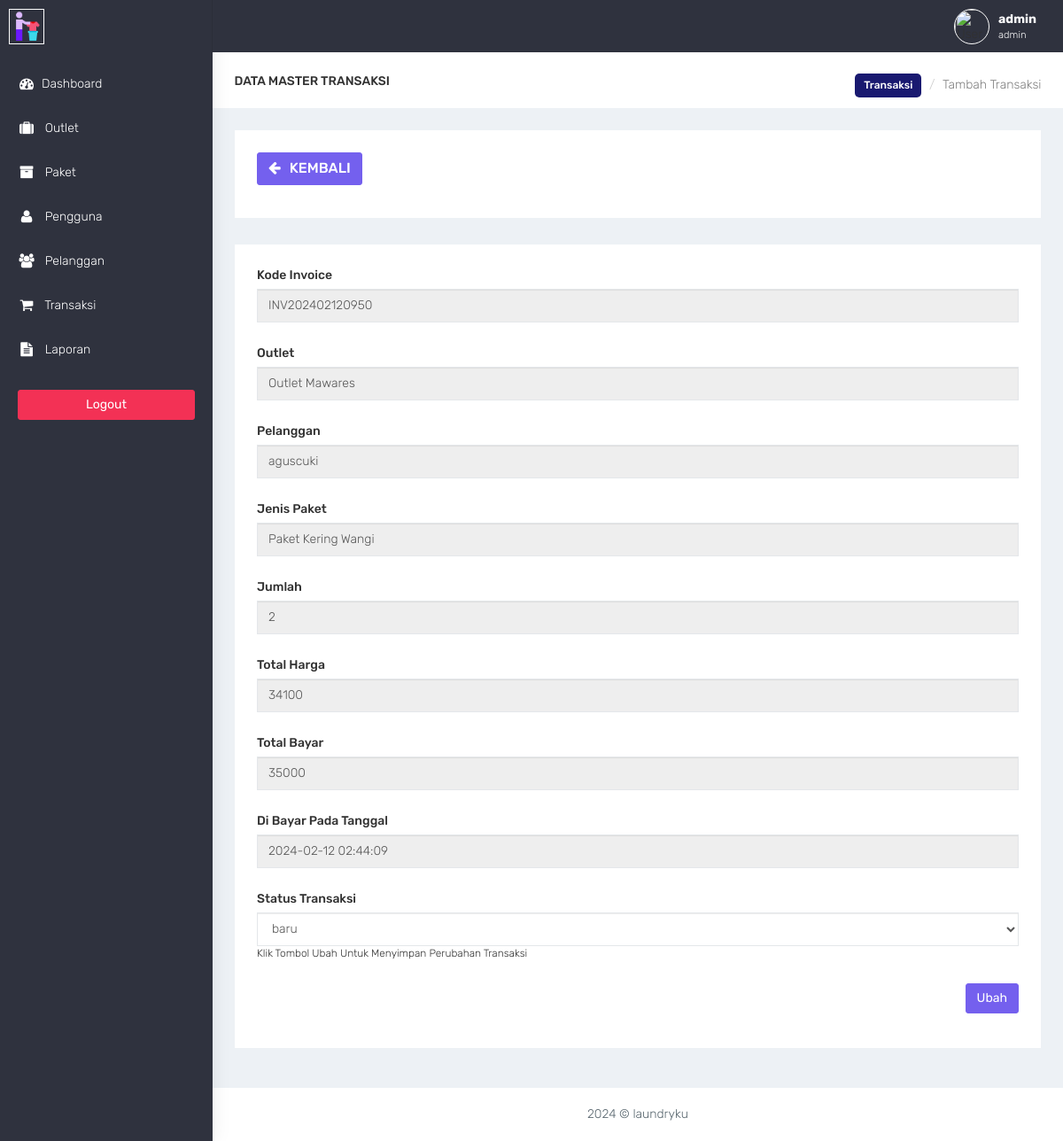
Page /admin/transaksi_detail.php?id=113 (signed in) on the committed database.
### tables this page shows
CREATE TABLE `transaksi` (
  `id_transaksi` int(11) NOT NULL,
  `outlet_id` int(11) DEFAULT NULL,
  `kode_invoice` varchar(100) DEFAULT NULL,
  `member_id` int(11) DEFAULT NULL,
  `tgl` datetime DEFAULT NULL,
  `batas_waktu` datetime DEFAULT NULL,
  `tgl_pembayaran` datetime DEFAULT NULL,
  `biaya_tambahan` int(11) DEFAULT NULL,
  `diskon` double DEFAULT NULL,
  `pajak` double DEFAULT NULL,
  `status` enum('baru','proses','selesai','diambil') DEFAULT NULL,
  `status_bayar` enum('dibayar','belum') DEFAULT NULL,
  `user_id` int(11) DEFAULT NULL
);

CREATE TABLE `outlet` (
  `id_outlet` int(11) NOT NULL,
  `nama_outlet` varchar(100) DEFAULT NULL,
  `alamat_outlet` text DEFAULT NULL,
  `telp_outlet` varchar(15) DEFAULT NULL
);

CREATE TABLE `member` (
  `id_member` int(11) NOT NULL,
  `nama_member` varchar(100) DEFAULT NULL,
  `alamat_member` text DEFAULT NULL,
  `jenis_kelamin` enum('L','P') DEFAULT NULL,
  `telp_member` varchar(15) DEFAULT NULL,
  `no_ktp` varchar(30) DEFAULT NULL
);

CREATE TABLE `paket` (
  `id_paket` int(11) NOT NULL,
  `jenis_paket` enum('kiloan','selimut','bedcover','kaos','lain') DEFAULT NULL,
  `nama_paket` varchar(100) DEFAULT NULL,
  `harga` int(11) DEFAULT NULL,
  `outlet_id` int(11) DEFAULT NULL
);

CREATE TABLE `detail_transaksi` (
  `id_detail` int(11) NOT NULL,
  `transaksi_id` int(11) DEFAULT NULL,
  `paket_id` int(11) DEFAULT NULL,
  `qty` double DEFAULT NULL,
  `total_harga` double DEFAULT NULL,
  `keterangan` text DEFAULT NULL,
  `total_bayar` int(11) DEFAULT NULL,
  `total_pajak` int(11) DEFAULT NULL,
  `total_diskon` int(11) DEFAULT NULL,
  `total_asli` int(11) DEFAULT NULL
);

### admin/functions.php (called while the page is built, shortened)
<?php
function ambilsatubaris($conn,$query){
    $db = mysqli_query($conn,$query);
    return mysqli_fetch_assoc($db);
}
?>

### admin/transaksi_detail.php (the view, shortened to what this page needs)
<?php
require 'functions.php';
$status = ['baru','proses','selesai','diambil'];
$query = "SELECT transaksi.*,member.nama_member , detail_transaksi.*,outlet.nama_outlet,paket.nama_paket FROM transaksi INNER JOIN member ON member.id_member = transaksi.member_id INNER JOIN detail_transaksi ON detail_transaksi.transaksi_id = transaksi.id_transaksi INNER JOIN outlet ON outlet.id_outlet = transaksi.outlet_id INNER JOIN paket ON paket.outlet_id = transaksi.outlet_id  WHERE transaksi.id_transaksi=".$_GET['id'];
$data = ambilsatubaris($conn,$query);
@require_once 'layout_header.php';
?>
<div class="container-fluid">
    <div class="row bg-title">
        <div class="col-lg-3 col-md-4 col-sm-4 col-xs-12">
            <h4 class="page-title">Data Master Transaksi</h4> </div>
        <div class="col-lg-9 col-sm-8 col-md-8 col-xs-12">
            <ol class="breadcrumb">
                <li class="btn-bread"><a href="outlet.php">Transaksi</a></li>
                <li><a href="#">Tambah Transaksi</a></li>
            </ol>
        </div>
    </div>
    <div class="row">
        <div class="col-md-12 col-lg-12 col-sm-12 col-xs-12">
            <div class="white-box">
                <div class="row">
                    <div class="col-md-6">
                          <a href="javascript:void(0)" onclick="window.history.back();" class="btn btn-primary box-title"><i class="fa fa-arrow-left fa-fw"></i> Kembali</a>
                    </div>
                </div>
            </div>
        </div>
    </div>
    <div class="row">
        <div class="col-md-12 col-lg-12 col-sm-12 col-xs-12">
            <div class="white-box">
                <form method="post" action="">
                <div class="form-group">
                    <label>Kode Invoice</label>
                    <input type="text" name="kode_invoice" class="form-control" readonly="" value="<?= $data['kode_invoice'] ?>">
                </div>
                <div class="form-group">
                    <label>Outlet</label>
                    <input type="text" name="username" class="form-control" readonly="" value="<?= $data['nama_outlet'] ?>">
                </div>
                <div class="form-group">
                    <label>Pelanggan</label>
                    <input type="text" name="password" class="form-control" readonly="" value="<?= $data['nama_member'] ?>">
                </div>
                <div class="form-group">
                    <label>Jenis Paket</label>
                    <input type="text" name="password" class="form-control" readonly="" value="<?= $data['nama_paket'] ?>">
                </div>
                <div class="form-group">
                    <label>Jumlah</label>
                    <input readonly=""   type="text" name="qty" class="form-control" value="<?= $data['qty'] ?>">
                </div>
                <div class="form-group">
                    <label>Total Harga</label>
                    <input readonly=""   type="text" name="biaya_tambahan" class="form-control" value="<?= $data['total_harga'] ?>">
                </div>
                <?php if ($data['total_bayar'] > 0 ): ?>
                    <div class="form-group">
                        <label>Total Bayar</label>
                        <input readonly=""   type="text" name="biaya_tambahan" class="form-control" value="<?= $data['total_bayar'] ?>">
                    </div>
                    <div class="form-group">
                        <label>Di Bayar Pada Tanggal </label>
                        <input readonly=""   type="text" name="biaya_tambahan" class="form-control" value="<?= $data['tgl_pembayaran'] ?>">
                    </div>
                <?php  endif;?>
                    <div class="form-group">
                        <label>Status Transaksi</label>
                        <select name="status" class="form-control">
                            <?php foreach ($status as $key): ?>
                            <?php if ($key == $data['status']): ?>
                            <option value="<?= $key ?>" selected><?= $key ?></option>
                            <?php endif ?>
                            <?php endforeach ?>
                        </select>
                        <small>Klik Tombol Ubah Untuk Menyimpan Perubahan Transaksi</small>
                    </div>
                <div class="text-right">
                    <button type="submit" name="btn-simpan" class="btn btn-primary">Ubah</button>
                </div>
                </form>
            </div>
        </div>
    </div>
</div>
<?php
require'layout_footer.php';
?>

### assets/css/colors/default.css (style rules this page uses)
body { background: #fff; }

### admin/transaksi_detail.php (style rules this page uses)
.btn-bread { background-color: midnightblue; padding: 5px 10px; border-radius: 5px; }
.btn-bread a { color: white !important; font-size: 12px; font-weight: 500; }

### rows in the picture
transaksi: kode_invoice "INV202402120950", biaya_tambahan "2024-02-12 02:44:09", status "baru"
outlet: username "Outlet Mawares"
member: password "aguscuki"
paket: password "Paket Kering Wangi"
detail_transaksi: qty "2", biaya_tambahan "34100", biaya_tambahan "35000"

### other values in the picture
$_SESSION['username'] "admin"
$_SESSION['role'] "admin"
